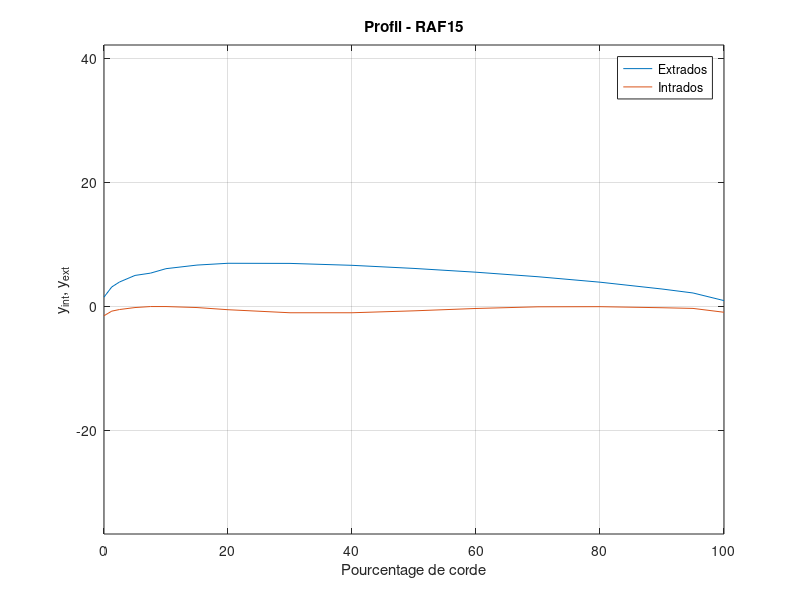
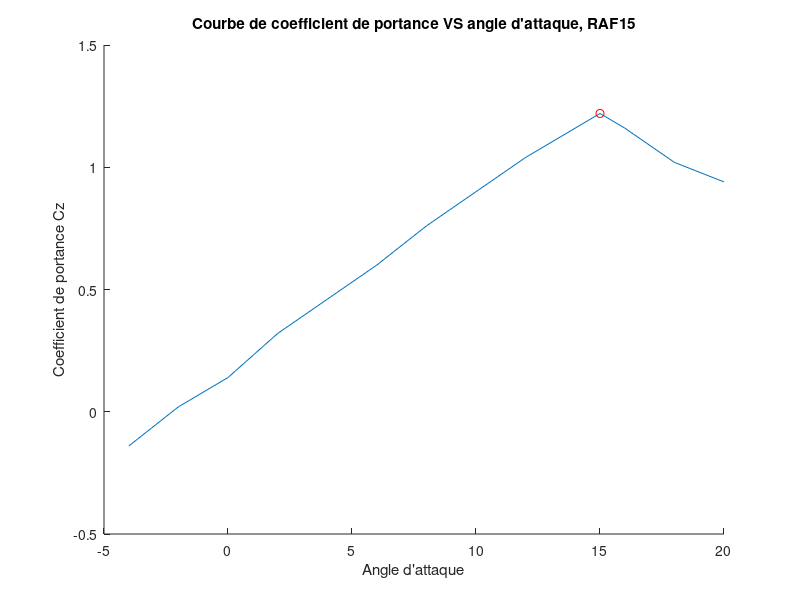
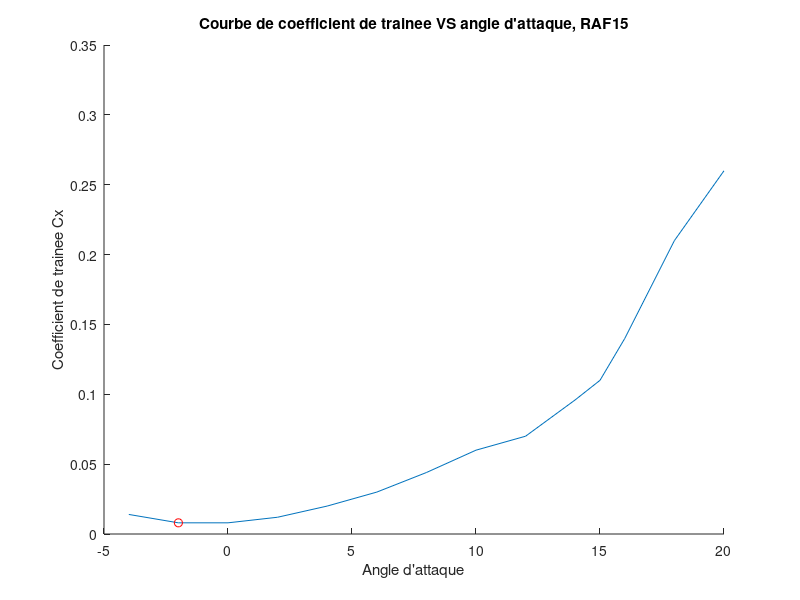
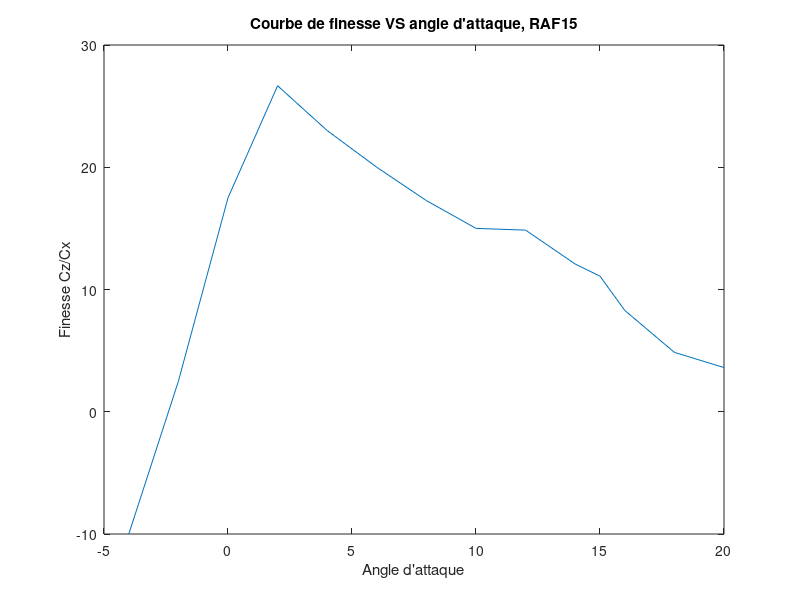

These figures' MATLAB source, in order:
clear all
close all
clc

%PROFIL RAF15
%%% CONTOUR DU PROFIL
BA = [0;1.25;2.5;5;7.5;10;15;20;30;40;50;60;70;80;90;95;100];
ext = [1.5;3.14;3.94;5;5.37;6.09;6.67;6.96;6.94;6.63;6.13;5.52;4.79;3.91;2.81;2.17;0.94];
int = -[1.50;0.76;0.5;0.18;0.02;0.02;0.18;0.53;1.02;1.02;0.71;0.33;0.06;0.04;0.21;0.32;0.94];
figure('Name', 'Profil - RAF15');
plot(BA,[ext,int]);
title('Profil - RAF15');
xlabel('Pourcentage de corde');
ylabel('y_{int}, y_{ext}');
legend('Extrados', 'Intrados'); grid on ; box on; axis equal;

%%% COURBES CONCERNANT Alpha et Cz, Cz, et Cz/Cx
alpha = [-4:2:14,15,16,18,20]';
alpharaf15 = alpha;
Cz =  [-0.14 ; 0.02; 0.14; 0.32; 0.46; 0.60; 0.76; 0.90; 1.04; 1.16; 1.22; 1.16; 1.02; 0.94];     
Cx =   [0.014; 0.008; 0.008; 0.012; 0.020; 0.030; 0.044; 0.060; 0.070; 0.096; 0.110; 0.140; 0.210; 0.260];
 
%Valeurs Czmax, Cxmin et Fmax
sprintf('Valeurs pour RAF15 : ')
epaisseur_max = max(ext-int)
[Czmax, idMax] = max(Cz)
[Cxmin, idMin] = min(Cx)
[finesseMax, idFMax] = max(Cz./Cx)
alphaMax = alpha(idFMax)
Fmax = Czmax/Cxmin

figure('Name', 'Courbe de coefficient de portance VS angle d''attaque, RAF15');
hold on;
plot(alpha,Cz);
plot(alpha(idMax), Cz(idMax), 'or');
title('Courbe de coefficient de portance VS angle d''attaque, RAF15');
xlabel('Angle d''attaque');
ylabel('Coefficient de portance Cz');

figure('Name', 'Courbe de coefficient de trainee VS angle d''attaque, RAF15');
hold on;
plot(alpha,Cx);
plot(alpha(idMin), Cx(idMin), 'or');
title('Courbe de coefficient de trainee VS angle d''attaque, RAF15');
xlabel('Angle d''attaque');
ylabel('Coefficient de trainee Cx');

figure('Name', 'Courbe de finesse VS angle d''attaque, RAF15');
plot(alpha,Cz./Cx);
title('Courbe de finesse VS angle d''attaque, RAF15');
xlabel('Angle d''attaque');
ylabel('Finesse Cz/Cx');

%Polaire du profil
figure('Name', 'Polaire du profil - RAF15');
plot(Cx,Cz);
CxRAF15 = Cx;
CzRAF15 = Cz;
title('Polaire du profil - RAF15');
xlabel('Coefficient de trainee Cx');
ylabel('Coefficient de portance Cz');

%Rapport lie a la puissance requise pour propulser l'avion
figure('Name', 'Rapport lie a la puissance requise pour propulser l''avion - RAF15');

%Cz_norm = zeros(length(Cz), 1);
%for i=1:length(Cz) 
%    Cz_norm(i) = norm(Cz(i)^(3/2)/Cx(i));
%    if Cz(i) < 0
%       Cz_norm = - Cz_norm;
%    end
%end
%plot(alpha,Cz_norm);


raf15 = Cz.^(3/2)./Cx;
plot(alpha,raf15);
title('Rapport lie a la puissance requise pour propulser l''avion - RAF15');
xlabel('Angle d''attaque alpha');
ylabel('Cx^{3/2}/Cz');



%PROFIL CLARK YH
%%% CONTOUR DU PROFIL
BA = [0;1.25;2.5;5;7.5;10;15;20;30;40;50;60;70;80;90;95;100];
ext = [3.5;5.45;6.5;7.9;8.85;9.6;10.68;11.36;11.7;11.4;10.51;9.15;7.42;5.62;3.84;2.93;2.05];
int = [3.5;1.93;1.47;0.93;0.63;0.42;0.15;0.03;0;0;0;0;0.06;0.38;1.02;1.4;1.85];
figure('Name', 'Profil - CLARK YH');
plot(BA,[ext,int]);
title('Profil - CLARK YH');
xlabel('Pourcentage de corde');
ylabel('y_{int}, y_{ext}');
legend('Extrados', 'Intrados'); grid on ; box on; axis equal;

%%% COURBES CONCERNANT Alpha et Cz, Cz, et Cz/Cx
alpha = [-4:2:18,19,20,25,30]';
alphaclark = alpha;
Cz =  [-0.09;0.05;0.2;0.36;0.51;0.66;0.8;0.94;1.06;1.21;1.33;1.43;1.36;1.26;0.97;0.81];
Cx =  [0.01;0.009;0.01;0.015;0.022;0.033;0.045;0.062;0.083;.103;.125;.146;.170;.211;.324;.430];
 
%Valeurs Czmax, Cxmin et Fmax
sprintf('Valeurs pour CLARK YH : ')
epaisseur_max = max(ext-int)
[Czmax, idMax] = max(Cz)
[Cxmin, idMin] = min(Cx)
[finesseMax, idFMax] = max(Cz./Cx)
alphaMax = alpha(idFMax)
Fmax = Czmax/Cxmin

figure('Name', 'Courbe de coefficient de portance VS angle d''attaque, CLARK YH');
hold on;
plot(alpha,Cz);
plot(alpha(idMax), Cz(idMax), 'or');
title('Courbe de coefficient de portance VS angle d''attaque, CLARK YH');
xlabel('Angle d''attaque');
ylabel('Coefficient de portance Cz');

figure('Name', 'Courbe de coefficient de trainee VS angle d''attaque, CLARK YH');
hold on;
plot(alpha,Cx);
plot(alpha(idMin), Cx(idMin), 'or');
title('Courbe de coefficient de trainee VS angle d''attaque, CLARK YH');
xlabel('Angle d''attaque');
ylabel('Coefficient de trainee Cx');

figure('Name', 'Courbe de finesse VS angle d''attaque, CLARK YH');
plot(alpha,Cz./Cx);
title('Courbe de finesse VS angle d''attaque, CLARK YH');
xlabel('Angle d''attaque');
ylabel('Finesse Cz/Cx');

%Polaire du profil
figure('Name', 'Polaire du profil - CLARK YH');
plot(Cx,Cz);
CxCLARK = Cx;
CzCLARK = Cz;
title('Polaire du profil - CLARK YH');
xlabel('Coefficient de trainee Cx');
ylabel('Coefficient de portance Cz');

%Rapport lie a la puissance requise pour propulser l'avion
figure('Name', 'Rapport lie a la puissance requise pour propulser l''avion - CLARK YH');
clark = Cz.^(3/2)./Cx;
plot(alpha,clark);
title('Rapport lie a la puissance requise pour propulser l''avion - CLARK YH');
xlabel('Angle d''attaque alpha');
ylabel('Cx^{3/2}/Cz');


%PROFIL NACA 23018

BA = [0; 1.25; 2.5; 5.0; 7.5; 10; 15; 20; 25; 30; 40; 50; 60; 70; 80; 90; 95; 100];
ext = [0; 4.09; 5.29; 6.92; 8.01; 8.83; 9.86; 10.36; 10.56; 10.55; 10.04; 9.05; 7.75; 6.18; 4.40; 2.39; 1.32; 0];
int = -[0; 1.83; 2.71; 3.80; 4.60; 5.22; 6.18; 6.86; 7.27; 7.47; 7.37; 6.81; 5.94; 4.82; 3.48; 1.94; 1.09; 0];

figure('Name', 'Profil - NACA 23018');
plot(BA, [ext, int]);
title('Profil - NACA 23018');
xlabel('Pourcentage de corde');
ylabel('y_{int}, y_{ext}');
legend('Extrados', 'Intrados'); grid on ; box on; axis equal;

alpha = [-8:2:16]';
alphanaca = alpha;
Cz =  [-0.62 ; -0.47; -0.28; -0.09; 0.12; 0.33; 0.53; 0.72; 0.90; 1.01; 1.06; 0.75; 0.68];
Cx =  [0.016 ; 0.014; 0.012; 0.011; 0.010; 0.011; 0.012; 0.014; 0.016; 0.020; 0.028; 0.040; 0.060];

%Valeurs Czmax, Cxmin et Fmax
sprintf('Valeurs pour NACA 23018 : ')
epaisseur_max = max(ext-int)
[Czmax, idMax] = max(Cz)
[Cxmin, idMin] = min(Cx)
[finesseMax, idFMax] = max(Cz./Cx)
alphaMax = alpha(idFMax)
Fmax = Czmax/Cxmin

figure('Name', 'Courbe de coefficient de portance VS angle d''attaque, NACA 23018');
hold on;
plot(alpha,Cz);
plot(alpha(idMax), Cz(idMax), 'or');
title('Courbe de coefficient de portance VS angle d''attaque, NACA 23018');
xlabel('Angle d''attaque');
ylabel('Coefficient de portance Cz');

figure('Name', 'Courbe de coefficient de trainee VS angle d''attaque, NACA 23018');
hold on;
plot(alpha,Cx);
plot(alpha(idMin), Cx(idMin), 'or');
title('Courbe de coefficient de trainee VS angle d''attaque, NACA 23018');
xlabel('Angle d''attaque');
ylabel('Coefficient de trainee Cx');

figure('Name', 'Courbe de finesse VS angle d''attaque, NACA 23018');
plot(alpha,Cz./Cx);
title('Courbe de finesse VS angle d''attaque, NACA 23018');
xlabel('Angle d''attaque');
ylabel('Finesse Cz/Cx');

%Polaire du profil
figure('Name', 'Polaire du profil - NACA 23018');
plot(Cx,Cz);
CxNACA = Cx;
CzNACA = Cz;
title('Polaire du profil - NACA 23018');
xlabel('Coefficient de trainee Cx');
ylabel('Coefficient de portance Cz');


%Rapport lie a la puissance requise pour propulser l'avion
figure('Name', 'Rapport lie a la puissance requise pour propulser l''avion - NACA 23018');
naca = Cz.^(3/2)./Cx;
plot(alpha,naca);
title('Rapport lie a la puissance requise pour propulser l''avion - NACA 23018');
xlabel('Angle d''attaque alpha');
ylabel('Cx^{3/2}/Cz');

figure('Name', 'Rapport lie a la puissance requise pour propulser l''avion - TOUT');
hold on;
plot(alpharaf15,raf15);
plot(alphaclark,clark);
plot(alphanaca,naca);
title('Rapport lie a la puissance requise pour propulser l''avion - TOUT');
xlabel('Angle d''attaque alpha');
ylabel('Cx^{3/2}/Cz');

figure('Name', 'Polaire du profil - TOUT');
hold on;
plot(CxRAF15,CzRAF15);
plot(CxCLARK,CzCLARK);
plot(CxNACA,CzNACA);
title('Polaire du profil - TOUT');
xlabel('Coefficient de trainee Cx');
ylabel('Coefficient de portance Cz');
